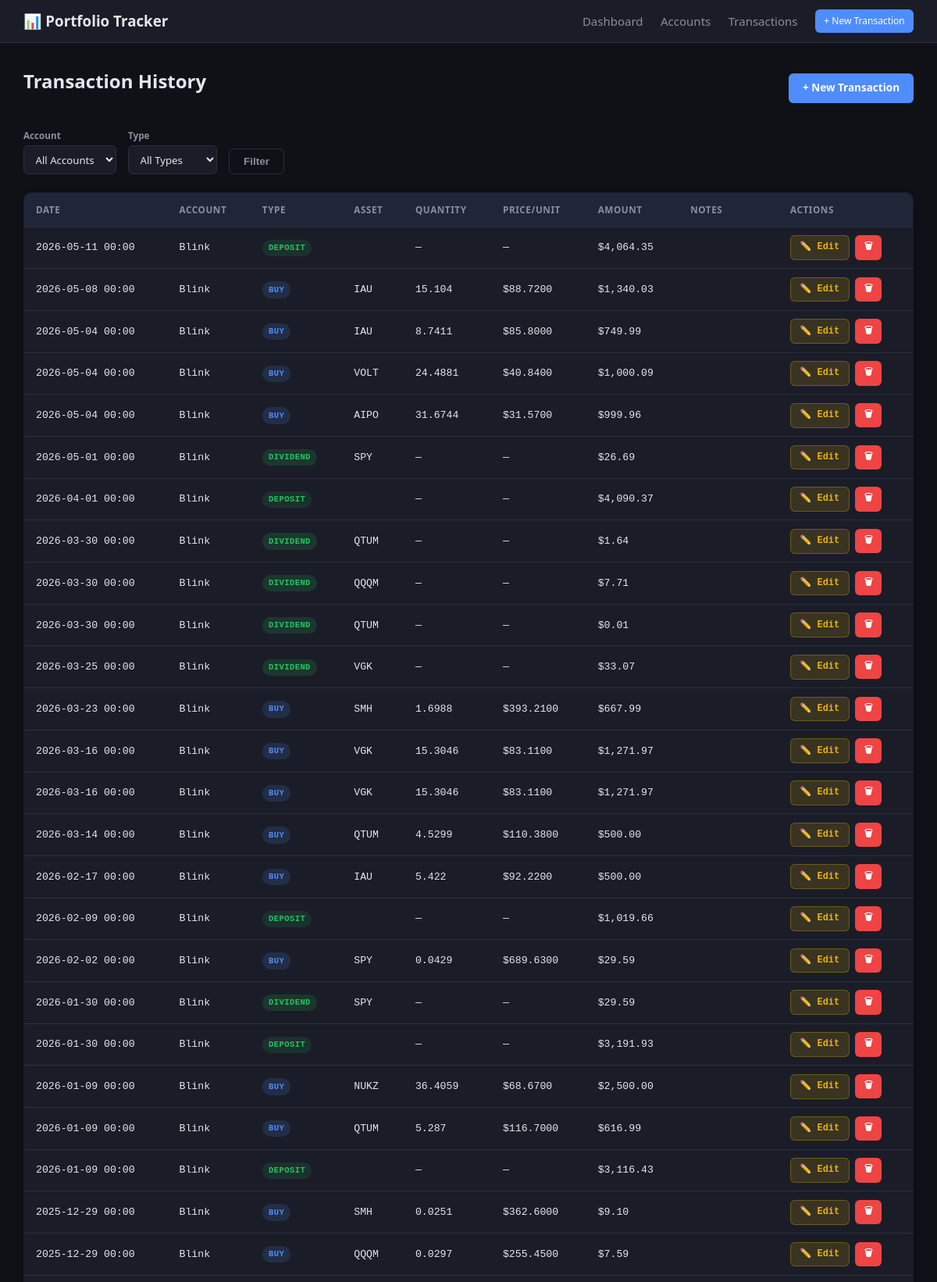
Screenshot of /transactions/ (upper part) with the database file from the repository.
### app/models/transaction.py (models this page shows, shortened)
class Transaction(db.Model):
    __tablename__ = "transactions"
    id = db.Column(db.Integer, primary_key=True)
    account_id = db.Column(
        db.Integer, db.ForeignKey("accounts.id"), nullable=False
    )
    tx_type = db.Column(db.String(20), nullable=False)
    asset_symbol = db.Column(db.String(40), nullable=True)
    asset_name = db.Column(db.String(120), nullable=True)
    quantity = db.Column(db.Float, nullable=True)
    price_per_unit = db.Column(db.Float, nullable=True)
    total_amount = db.Column(db.Float, nullable=False, default=0.0)
    timestamp = db.Column(
        db.DateTime,
        nullable=False,
        default=lambda: datetime.now(timezone.utc),
    )
    notes = db.Column(db.Text, nullable=True)

### app/models/account.py (models this page shows, shortened)
class Account(db.Model):
    __tablename__ = "accounts"
    id = db.Column(db.Integer, primary_key=True)
    name = db.Column(db.String(120), nullable=False)
    account_type = db.Column(db.String(20), nullable=False)
    created_at = db.Column(
        db.DateTime, default=lambda: datetime.now(timezone.utc)
    )
    transactions = db.relationship(
        "Transaction", backref="account", lazy=True, cascade="all, delete-orphan"
    )

### app/routes/transactions.py (the view)
@transactions_bp.route("/")
def list_transactions():
    account_id = request.args.get("account_id", type=int)
    tx_type = request.args.get("tx_type", "").strip().lower()
    query = Transaction.query
    if account_id:
        query = query.filter_by(account_id=account_id)
    if tx_type:
        query = query.filter_by(tx_type=tx_type)
    transactions = query.order_by(Transaction.timestamp.desc()).all()
    accounts = Account.query.order_by(Account.name).all()
    return render_template(
        "transactions.html",
        transactions=transactions,
        accounts=accounts,
        selected_account_id=account_id,
        selected_tx_type=tx_type,
    )

### app/templates/transactions.html (shortened to what this page needs)
{% extends "base.html" %}
{% block content %}
<div class="page-header">
    <h1>Transaction History</h1>
    <a href="{{ url_for('transactions.create_transaction') }}" class="btn btn-primary">+ New Transaction</a>
</div>
<form method="GET" class="filter-bar">
    <div class="form-group">
        <label for="filter_account">Account</label>
        <select id="filter_account" name="account_id">
            <option value="">All Accounts</option>
        </select>
    </div>
    <div class="form-group">
        <label for="filter_type">Type</label>
        <select id="filter_type" name="tx_type">
            <option value="">All Types</option>
        </select>
    </div>
    <button type="submit" class="btn btn-outline">Filter</button>
</form>
{% if transactions %}
<table class="holdings-table sortable" id="txTable">
    <thead>
        <tr>
            <th data-sort="string">Date</th>
            <th data-sort="string">Account</th>
            <th data-sort="string">Type</th>
            <th data-sort="string">Asset</th>
            <th data-sort="number">Quantity</th>
            <th data-sort="number">Price/Unit</th>
            <th data-sort="number">Amount</th>
            <th data-sort="string">Notes</th>
            <th>Actions</th>
        </tr>
    </thead>
    <tbody>
        {% for tx in transactions %}
        <tr>
            <td>{{ tx.timestamp.strftime('%Y-%m-%d %H:%M') if tx.timestamp else '' }}</td>
            <td>{{ tx.account.name if tx.account else '' }}</td>
            <td>
                <span class="badge badge-tx-{{ tx.tx_type }}">{{ tx.tx_type | upper }}</span>
            </td>
            <td>{{ (tx.asset_symbol or '') | upper }}</td>
            <td>{{ tx.quantity if tx.quantity else '—' }}</td>
            <td>{{ ('$' ~ "{:,.4f}".format(tx.price_per_unit)) if tx.price_per_unit else '—' }}</td>
            <td>${{ "{:,.2f}".format(tx.total_amount) }}</td>
            <td class="muted">{{ tx.notes or '' }}</td>
            <td style="white-space:nowrap;">
                <a href="{{ url_for('transactions.edit_transaction', tx_id=tx.id) }}"
                   class="btn btn-sm btn-warning">✏️ Edit</a>
                <form method="POST" action="{{ url_for('transactions.delete_transaction', tx_id=tx.id) }}"
                      style="display:inline"
                      onsubmit="return confirm('Delete this {{ tx.tx_type }} transaction? This cannot be undone.')">
                    <button type="submit" class="btn btn-sm btn-danger">🗑</button>
                </form>
            </td>
        </tr>
        {% endfor %}
    </tbody>
</table>
{% else %}
<div class="empty-state">
    <p>No transactions found matching your filters.</p>
</div>
{% endif %}
{% endblock %}

### app/static/css/style.css (style rules this page uses)
*, *::before, *::after { box-sizing: border-box; margin: 0; padding: 0; }
:root { --bg: #0f1117; --bg-card: #1a1d27; --bg-card-hover: #22263a; --border: #2a2e3f; --text: #e4e6ed; --text-muted: #8a8f9e; --primary: #4f8cff; --primary-hover: #3a74e0; --green: #22c55e; --green-bg: rgba(34, 197, 94, 0.12); --red: #ef4444; --red-bg: rgba(239, 68, 68, 0.12); --yellow: #eab308; --font: 'Segoe UI', -apple-system, BlinkMacSystemFont, sans-serif; --mono: 'Cascadia Code', 'Fira Code', 'Consolas', monospace; --radius: 10px; --radius-sm: 6px; --shadow: 0 2px 12px rgba(0,0,0,0.3); }
html { font-size: 15px; }
body { font-family: var(--font); background: var(--bg); color: var(--text); line-height: 1.6; min-height: 100vh; }
a { color: var(--primary); text-decoration: none; }
.btn { display: inline-block; padding: 0.55rem 1.2rem; border-radius: var(--radius-sm); font-weight: 600; font-size: 0.9rem; cursor: pointer; border: none; transition: background 0.15s, transform 0.1s; text-decoration: none; }
.btn-primary { background: var(--primary); color: #fff; }
.btn-outline { background: transparent; border: 1px solid var(--border); color: var(--text-muted); }
.btn-sm { padding: 0.35rem 0.75rem; font-size: 0.8rem; }
.page-header { display: flex; align-items: center; justify-content: space-between; margin-bottom: 1.5rem; }
.page-header h1 { font-size: 1.6rem; }
h1 { font-size: 1.6rem; margin-bottom: 1.2rem; }
.muted { color: var(--text-muted); }
.holdings-table { width: 100%; border-collapse: collapse; background: var(--bg-card); border: 1px solid var(--border); border-radius: var(--radius); overflow: hidden; box-shadow: var(--shadow); }
.holdings-table th { background: rgba(79, 140, 255, 0.08); color: var(--text-muted); font-size: 0.78rem; text-transform: uppercase; letter-spacing: 0.05em; padding: 0.8rem 1rem; text-align: left; cursor: pointer; user-select: none; white-space: nowrap; border-bottom: 1px solid var(--border); }
.holdings-table td { padding: 0.7rem 1rem; border-bottom: 1px solid var(--border); font-family: var(--mono); font-size: 0.88rem; white-space: nowrap; }
.badge { display: inline-block; padding: 0.15rem 0.55rem; border-radius: 20px; font-size: 0.7rem; font-weight: 700; text-transform: uppercase; letter-spacing: 0.04em; }
.badge-tx-deposit { background: var(--green-bg); color: var(--green); }
.badge-tx-buy { background: rgba(79, 140, 255, 0.15); color: var(--primary); }
.badge-tx-dividend { background: rgba(34, 197, 94, 0.15); color: var(--green); }
.form-group { margin-bottom: 1.25rem; }
.form-group label { display: block; font-size: 0.85rem; font-weight: 600; color: var(--text-muted); margin-bottom: 0.35rem; }
.form-group input, .form-group select, .form-group textarea { width: 100%; padding: 0.6rem 0.85rem; background: var(--bg); border: 1px solid var(--border); border-radius: var(--radius-sm); color: var(--text); font-size: 0.95rem; font-family: var(--font); transition: border-color 0.15s; }
.filter-bar { display: flex; gap: 1rem; align-items: flex-end; margin-bottom: 1.5rem; flex-wrap: wrap; }
.filter-bar .form-group { margin-bottom: 0; }
.filter-bar label { display: block; font-size: 0.78rem; font-weight: 600; color: var(--text-muted); margin-bottom: 0.25rem; }
.filter-bar select { padding: 0.5rem 0.7rem; background: var(--bg-card); border: 1px solid var(--border); border-radius: var(--radius-sm); color: var(--text); font-size: 0.88rem; }
.btn-danger { background: var(--red); color: #fff; }
.btn-warning { background: rgba(234, 179, 8, 0.15); color: var(--yellow); border: 1px solid rgba(234, 179, 8, 0.3); }

### rows the page displays
Transaction: timestamp "2026-05-11 00:00", account "Blink", tx_type "DEPOSIT", quantity "—", price_per_unit "—", total_amount "4,064.35"
Transaction: timestamp "2026-05-08 00:00", account "Blink", tx_type "BUY", asset_symbol "IAU", quantity "15.104", price_per_unit "$88.7200", total_amount "1,340.03"
Transaction: timestamp "2026-05-04 00:00", account "Blink", tx_type "BUY", asset_symbol "IAU", quantity "8.7411", price_per_unit "$85.8000", total_amount "749.99"
Transaction: timestamp "2026-05-04 00:00", account "Blink", tx_type "BUY", asset_symbol "VOLT", quantity "24.4881", price_per_unit "$40.8400", total_amount "1,000.09"
Transaction: timestamp "2026-05-04 00:00", account "Blink", tx_type "BUY", asset_symbol "AIPO", quantity "31.6744", price_per_unit "$31.5700", total_amount "999.96"
Transaction: timestamp "2026-05-01 00:00", account "Blink", tx_type "DIVIDEND", asset_symbol "SPY", quantity "—", price_per_unit "—", total_amount "26.69"
Transaction: timestamp "2026-04-01 00:00", account "Blink", tx_type "DEPOSIT", quantity "—", price_per_unit "—", total_amount "4,090.37"
Transaction: timestamp "2026-03-30 00:00", account "Blink", tx_type "DIVIDEND", asset_symbol "QTUM", quantity "—", price_per_unit "—", total_amount "1.64"
Transaction: timestamp "2026-03-30 00:00", account "Blink", tx_type "DIVIDEND", asset_symbol "QQQM", quantity "—", price_per_unit "—", total_amount "7.71"
Transaction: timestamp "2026-03-30 00:00", account "Blink", tx_type "DIVIDEND", asset_symbol "QTUM", quantity "—", price_per_unit "—", total_amount "0.01"
Transaction: timestamp "2026-03-25 00:00", account "Blink", tx_type "DIVIDEND", asset_symbol "VGK", quantity "—", price_per_unit "—", total_amount "33.07"
Transaction: timestamp "2026-03-23 00:00", account "Blink", tx_type "BUY", asset_symbol "SMH", quantity "1.6988", price_per_unit "$393.2100", total_amount "667.99"
Transaction: timestamp "2026-03-16 00:00", account "Blink", tx_type "BUY", asset_symbol "VGK", quantity "15.3046", price_per_unit "$83.1100", total_amount "1,271.97"
Transaction: timestamp "2026-03-16 00:00", account "Blink", tx_type "BUY", asset_symbol "VGK", quantity "15.3046", price_per_unit "$83.1100", total_amount "1,271.97"
Transaction: timestamp "2026-03-14 00:00", account "Blink", tx_type "BUY", asset_symbol "QTUM", quantity "4.5299", price_per_unit "$110.3800", total_amount "500.00"
Transaction: timestamp "2026-02-17 00:00", account "Blink", tx_type "BUY", asset_symbol "IAU", quantity "5.422", price_per_unit "$92.2200", total_amount "500.00"
Transaction: timestamp "2026-02-09 00:00", account "Blink", tx_type "DEPOSIT", quantity "—", price_per_unit "—", total_amount "1,019.66"
Transaction: timestamp "2026-02-02 00:00", account "Blink", tx_type "BUY", asset_symbol "SPY", quantity "0.0429", price_per_unit "$689.6300", total_amount "29.59"
Transaction: timestamp "2026-01-30 00:00", account "Blink", tx_type "DIVIDEND", asset_symbol "SPY", quantity "—", price_per_unit "—", total_amount "29.59"
Transaction: timestamp "2026-01-30 00:00", account "Blink", tx_type "DEPOSIT", quantity "—", price_per_unit "—", total_amount "3,191.93"
Transaction: timestamp "2026-01-09 00:00", account "Blink", tx_type "BUY", asset_symbol "NUKZ", quantity "36.4059", price_per_unit "$68.6700", total_amount "2,500.00"
Transaction: timestamp "2026-01-09 00:00", account "Blink", tx_type "BUY", asset_symbol "QTUM", quantity "5.287", price_per_unit "$116.7000", total_amount "616.99"
Transaction: timestamp "2026-01-09 00:00", account "Blink", tx_type "DEPOSIT", quantity "—", price_per_unit "—", total_amount "3,116.43"
Transaction: timestamp "2025-12-29 00:00", account "Blink", tx_type "BUY", asset_symbol "SMH", quantity "0.0251", price_per_unit "$362.6000", total_amount "9.10"
Transaction: timestamp "2025-12-29 00:00", account "Blink", tx_type "BUY", asset_symbol "QQQM", quantity "0.0297", price_per_unit "$255.4500", total_amount "7.59"
